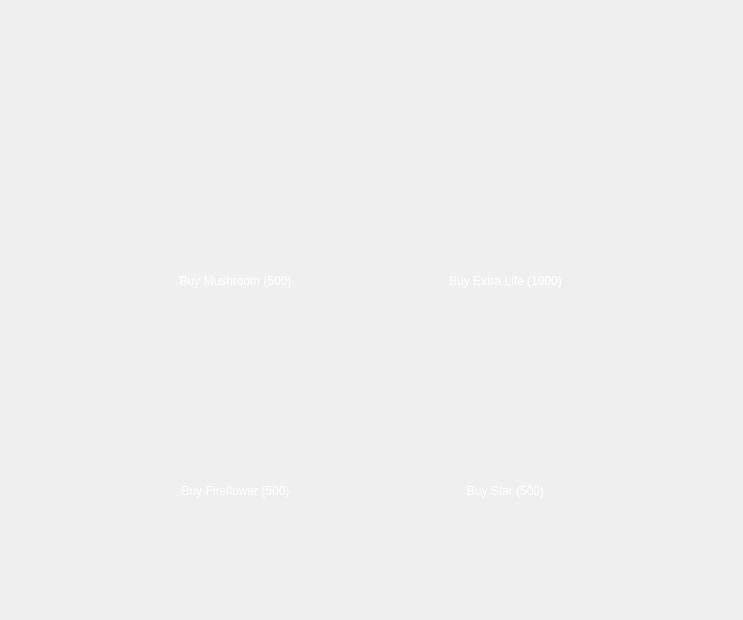
<?xml version="1.0" encoding="UTF-8"?>
<ui version="4.0">
 <class>Store</class>
 <widget class="QDialog" name="Store">
  <property name="geometry">
   <rect>
    <x>0</x>
    <y>0</y>
    <width>743</width>
    <height>620</height>
   </rect>
  </property>
  <property name="windowTitle">
   <string>Dialog</string>
  </property>
  <property name="styleSheet">
   <string notr="true"/>
  </property>
  <widget class="QLabel" name="labelMushroomImage">
   <property name="geometry">
    <rect>
     <x>130</x>
     <y>110</y>
     <width>201</width>
     <height>131</height>
    </rect>
   </property>
   <property name="styleSheet">
    <string notr="true"/>
   </property>
   <property name="text">
    <string/>
   </property>
   <property name="pixmap">
    <pixmap resource="resources.qrc">:/Resources/img/MushroomFinal.png</pixmap>
   </property>
   <property name="scaledContents">
    <bool>true</bool>
   </property>
  </widget>
  <widget class="QLabel" name="labelLifeImage">
   <property name="geometry">
    <rect>
     <x>380</x>
     <y>80</y>
     <width>231</width>
     <height>181</height>
    </rect>
   </property>
   <property name="styleSheet">
    <string notr="true"/>
   </property>
   <property name="text">
    <string/>
   </property>
   <property name="pixmap">
    <pixmap resource="resources.qrc">:/Resources/img/ExtraLifeFinal2.png</pixmap>
   </property>
   <property name="scaledContents">
    <bool>true</bool>
   </property>
  </widget>
  <widget class="QLabel" name="labelBackground">
   <property name="geometry">
    <rect>
     <x>0</x>
     <y>0</y>
     <width>741</width>
     <height>631</height>
    </rect>
   </property>
   <property name="styleSheet">
    <string notr="true">background-image: url(:/Resources/img/StoreBackgroundFinal.png);</string>
   </property>
   <property name="text">
    <string/>
   </property>
   <property name="pixmap">
    <pixmap resource="resources.qrc">:/Resources/img/StoreFInal.png</pixmap>
   </property>
   <property name="scaledContents">
    <bool>true</bool>
   </property>
   <property name="alignment">
    <set>Qt::AlignmentFlag::AlignCenter</set>
   </property>
  </widget>
  <widget class="QLabel" name="labelButtonImage">
   <property name="geometry">
    <rect>
     <x>100</x>
     <y>210</y>
     <width>251</width>
     <height>151</height>
    </rect>
   </property>
   <property name="styleSheet">
    <string notr="true"/>
   </property>
   <property name="text">
    <string/>
   </property>
   <property name="pixmap">
    <pixmap resource="resources.qrc">:/Resources/img/StorebuttonFinal.png</pixmap>
   </property>
   <property name="scaledContents">
    <bool>true</bool>
   </property>
  </widget>
  <widget class="QPushButton" name="pushButtonBuyMushroom">
   <property name="geometry">
    <rect>
     <x>150</x>
     <y>250</y>
     <width>171</width>
     <height>61</height>
    </rect>
   </property>
   <property name="styleSheet">
    <string notr="true">background: transparent;
font: 700 15pt &quot;American Typewriter&quot;;
    border: none;
color: White;</string>
   </property>
   <property name="text">
    <string>Buy Mushroom (500)</string>
   </property>
  </widget>
  <widget class="QLabel" name="labelButtonImage_2">
   <property name="geometry">
    <rect>
     <x>370</x>
     <y>210</y>
     <width>251</width>
     <height>151</height>
    </rect>
   </property>
   <property name="styleSheet">
    <string notr="true"/>
   </property>
   <property name="text">
    <string/>
   </property>
   <property name="pixmap">
    <pixmap resource="resources.qrc">:/Resources/img/StorebuttonFinal.png</pixmap>
   </property>
   <property name="scaledContents">
    <bool>true</bool>
   </property>
  </widget>
  <widget class="QPushButton" name="pushButtonBuyLife">
   <property name="geometry">
    <rect>
     <x>420</x>
     <y>250</y>
     <width>171</width>
     <height>61</height>
    </rect>
   </property>
   <property name="styleSheet">
    <string notr="true">background: transparent;
font: 700 15pt &quot;American Typewriter&quot;;
    border: none;
color: White;</string>
   </property>
   <property name="text">
    <string>Buy Extra Life (1000)</string>
   </property>
  </widget>
  <widget class="QLabel" name="labelStoreSign">
   <property name="geometry">
    <rect>
     <x>210</x>
     <y>-30</y>
     <width>311</width>
     <height>191</height>
    </rect>
   </property>
   <property name="text">
    <string/>
   </property>
   <property name="pixmap">
    <pixmap resource="resources.qrc">:/Resources/img/StoreSign.png</pixmap>
   </property>
   <property name="scaledContents">
    <bool>true</bool>
   </property>
  </widget>
  <widget class="QLabel" name="labelButtonImage_3">
   <property name="geometry">
    <rect>
     <x>100</x>
     <y>420</y>
     <width>251</width>
     <height>151</height>
    </rect>
   </property>
   <property name="styleSheet">
    <string notr="true"/>
   </property>
   <property name="text">
    <string/>
   </property>
   <property name="pixmap">
    <pixmap resource="resources.qrc">:/Resources/img/StorebuttonFinal.png</pixmap>
   </property>
   <property name="scaledContents">
    <bool>true</bool>
   </property>
  </widget>
  <widget class="QLabel" name="labelFireflowerImage">
   <property name="geometry">
    <rect>
     <x>140</x>
     <y>320</y>
     <width>181</width>
     <height>141</height>
    </rect>
   </property>
   <property name="styleSheet">
    <string notr="true"/>
   </property>
   <property name="text">
    <string/>
   </property>
   <property name="pixmap">
    <pixmap resource="resources.qrc">:/Resources/img/FireflowerFinal.png</pixmap>
   </property>
   <property name="scaledContents">
    <bool>true</bool>
   </property>
  </widget>
  <widget class="QPushButton" name="pushButtonBuyFireFlower">
   <property name="geometry">
    <rect>
     <x>150</x>
     <y>460</y>
     <width>171</width>
     <height>61</height>
    </rect>
   </property>
   <property name="styleSheet">
    <string notr="true">background: transparent;
font: 700 15pt &quot;American Typewriter&quot;;
    border: none;
color: White;</string>
   </property>
   <property name="text">
    <string>Buy Fireflower (500)</string>
   </property>
  </widget>
  <widget class="QLabel" name="labelButtonImage_4">
   <property name="geometry">
    <rect>
     <x>370</x>
     <y>420</y>
     <width>251</width>
     <height>151</height>
    </rect>
   </property>
   <property name="styleSheet">
    <string notr="true"/>
   </property>
   <property name="text">
    <string/>
   </property>
   <property name="pixmap">
    <pixmap resource="resources.qrc">:/Resources/img/StorebuttonFinal.png</pixmap>
   </property>
   <property name="scaledContents">
    <bool>true</bool>
   </property>
  </widget>
  <widget class="QLabel" name="labelStarImage">
   <property name="geometry">
    <rect>
     <x>410</x>
     <y>310</y>
     <width>181</width>
     <height>161</height>
    </rect>
   </property>
   <property name="styleSheet">
    <string notr="true"/>
   </property>
   <property name="text">
    <string/>
   </property>
   <property name="pixmap">
    <pixmap resource="resources.qrc">:/Resources/img/Star.png</pixmap>
   </property>
   <property name="scaledContents">
    <bool>true</bool>
   </property>
  </widget>
  <widget class="QPushButton" name="pushButtonBuyStar">
   <property name="geometry">
    <rect>
     <x>420</x>
     <y>460</y>
     <width>171</width>
     <height>61</height>
    </rect>
   </property>
   <property name="styleSheet">
    <string notr="true">background: transparent;
font: 700 15pt &quot;American Typewriter&quot;;
    border: none;
color: White;</string>
   </property>
   <property name="text">
    <string>Buy Star (500)</string>
   </property>
  </widget>
  <widget class="QLabel" name="labelScoreSign">
   <property name="geometry">
    <rect>
     <x>80</x>
     <y>0</y>
     <width>191</width>
     <height>101</height>
    </rect>
   </property>
   <property name="styleSheet">
    <string notr="true"/>
   </property>
   <property name="text">
    <string/>
   </property>
   <property name="pixmap">
    <pixmap resource="resources.qrc">:/Resources/img/StorebuttonFinal.png</pixmap>
   </property>
   <property name="scaledContents">
    <bool>true</bool>
   </property>
  </widget>
  <widget class="QLabel" name="labelScoreText">
   <property name="geometry">
    <rect>
     <x>130</x>
     <y>30</y>
     <width>101</width>
     <height>31</height>
    </rect>
   </property>
   <property name="styleSheet">
    <string notr="true">font: 700 15pt &quot;American Typewriter&quot;;
color: white;</string>
   </property>
   <property name="text">
    <string/>
   </property>
  </widget>
  <widget class="QLabel" name="labelNextSign">
   <property name="geometry">
    <rect>
     <x>420</x>
     <y>500</y>
     <width>241</width>
     <height>121</height>
    </rect>
   </property>
   <property name="styleSheet">
    <string notr="true"/>
   </property>
   <property name="text">
    <string/>
   </property>
   <property name="pixmap">
    <pixmap resource="resources.qrc">:/Resources/img/NextButton.png</pixmap>
   </property>
   <property name="scaledContents">
    <bool>true</bool>
   </property>
  </widget>
  <widget class="QPushButton" name="pushButtonNext">
   <property name="geometry">
    <rect>
     <x>470</x>
     <y>540</y>
     <width>151</width>
     <height>51</height>
    </rect>
   </property>
   <property name="styleSheet">
    <string notr="true">background: transparent;
font: 700 15pt &quot;American Typewriter&quot;;
    border: none;
color: White;</string>
   </property>
   <property name="text">
    <string/>
   </property>
  </widget>
  <zorder>labelBackground</zorder>
  <zorder>labelMushroomImage</zorder>
  <zorder>labelLifeImage</zorder>
  <zorder>labelButtonImage</zorder>
  <zorder>pushButtonBuyMushroom</zorder>
  <zorder>labelButtonImage_2</zorder>
  <zorder>pushButtonBuyLife</zorder>
  <zorder>labelStoreSign</zorder>
  <zorder>labelButtonImage_3</zorder>
  <zorder>labelFireflowerImage</zorder>
  <zorder>pushButtonBuyFireFlower</zorder>
  <zorder>labelButtonImage_4</zorder>
  <zorder>labelStarImage</zorder>
  <zorder>pushButtonBuyStar</zorder>
  <zorder>labelScoreSign</zorder>
  <zorder>labelScoreText</zorder>
  <zorder>labelNextSign</zorder>
  <zorder>pushButtonNext</zorder>
 </widget>
 <resources>
  <include location="resources.qrc"/>
 </resources>
 <connections/>
</ui>
